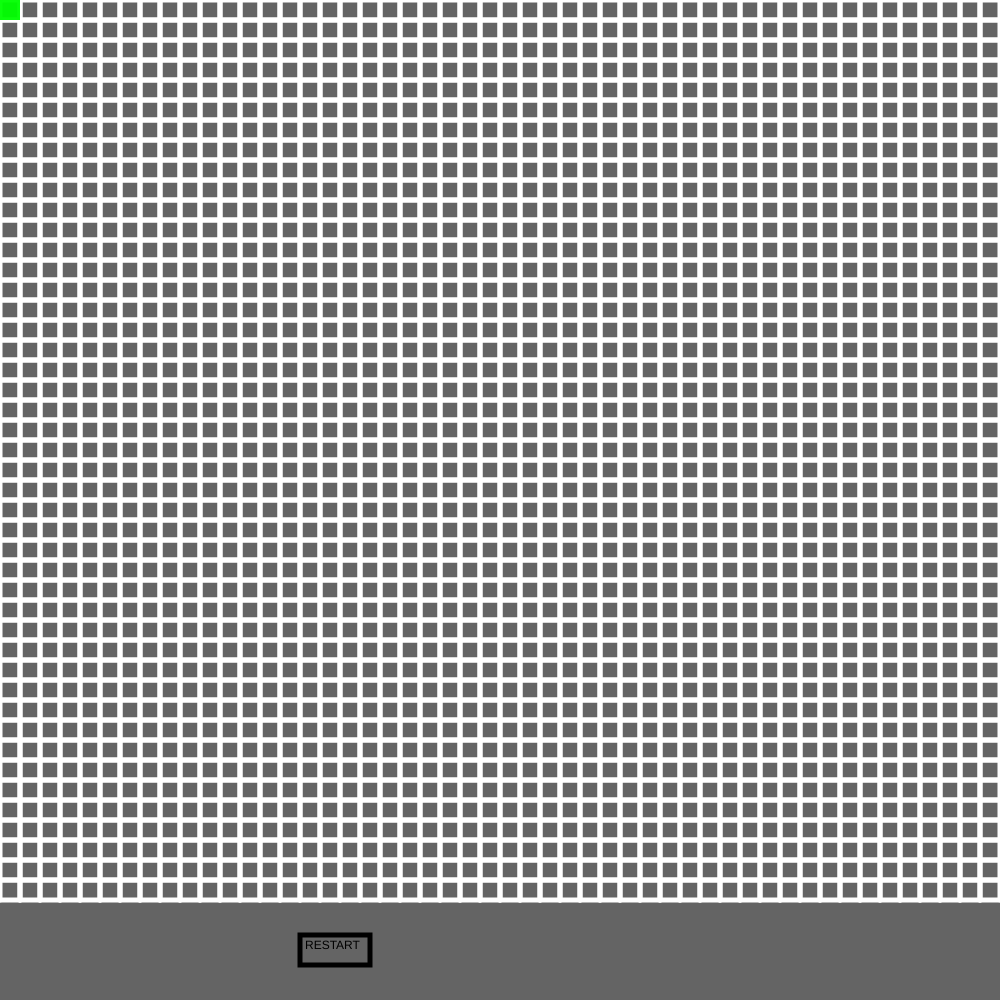
Frame 1 (no input)
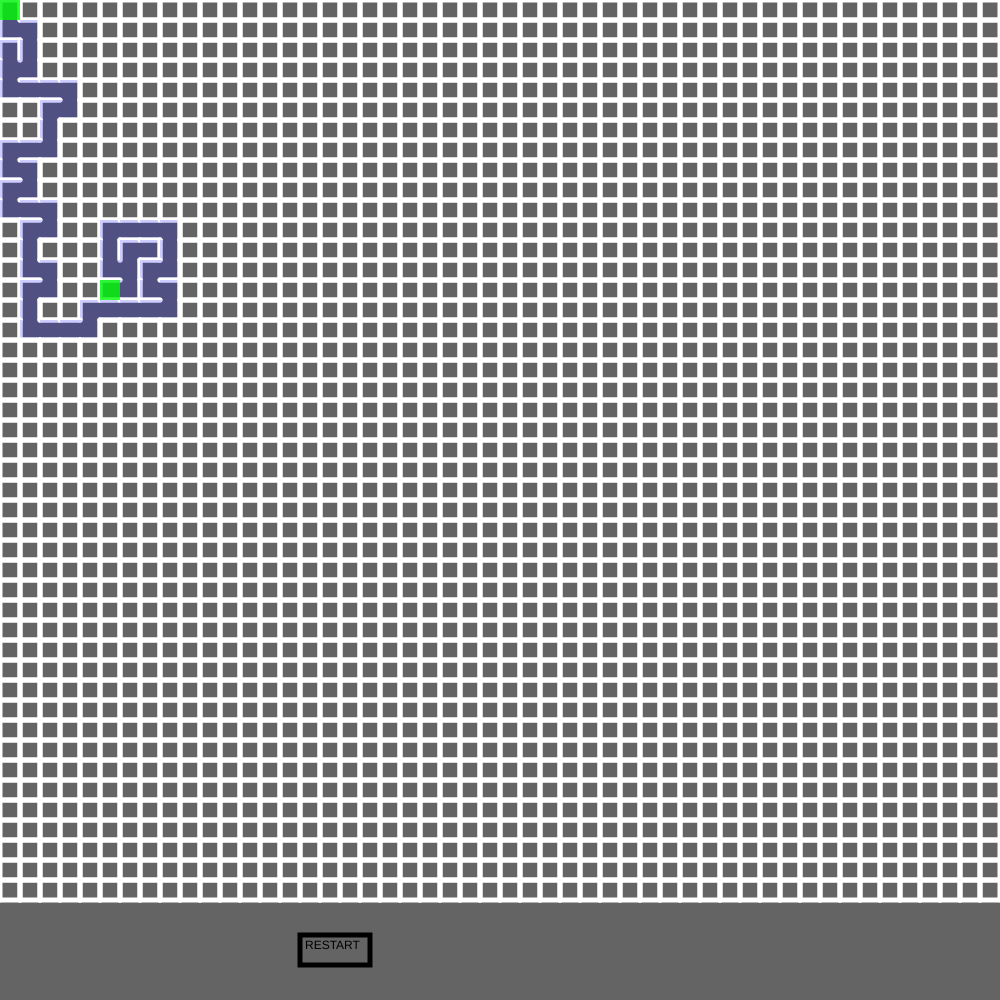
Frame 60 (no input)
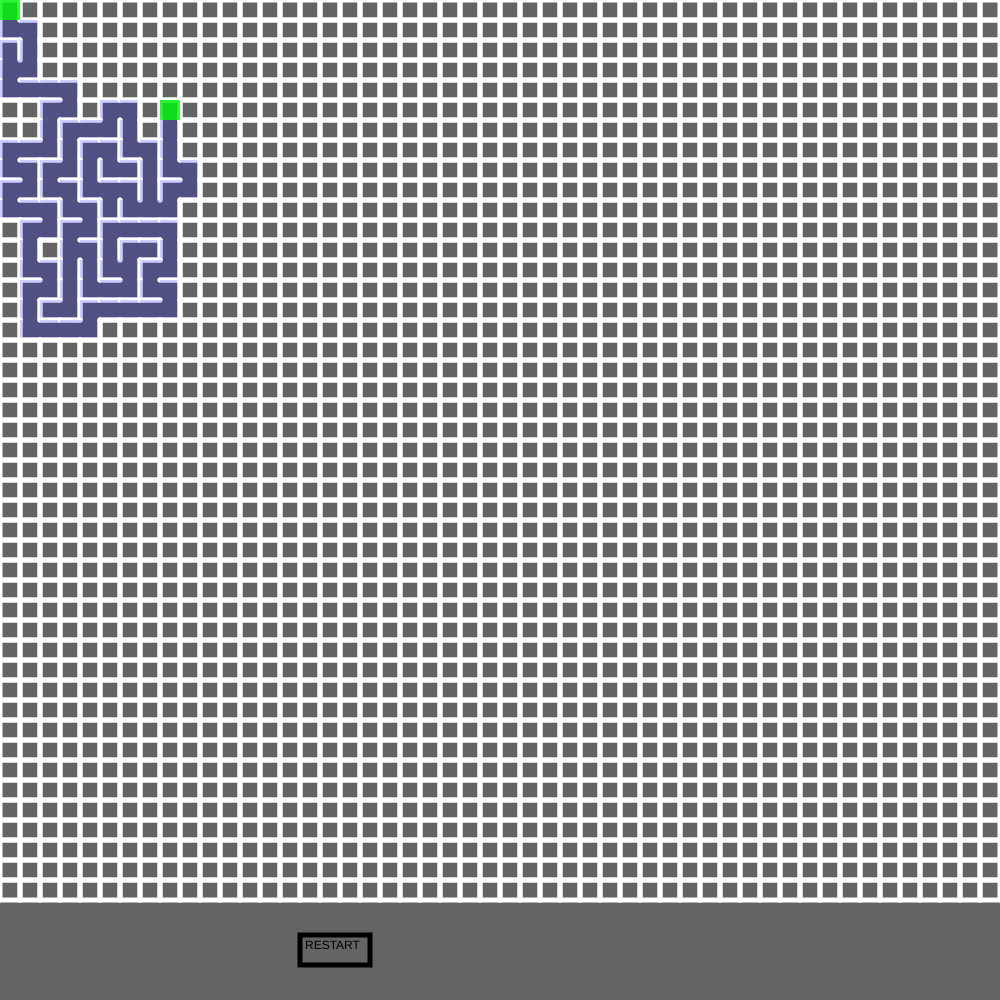
Frame 120 (the mouse pressed at the canvas centre since frame 60)

The p5.js sketch that drew these frames (run headless with seeded random() and noise() and a simulated clock; from frame 60 on, the mouse is pressed at the canvas centre):

// p5.js sketch
// ── sketch.js
var cols = 50; 
var rows = 45;
var w = 20;
var canvasW = 1000;
var canvasH = 1000;

var uiElements = [];
var gamemap;
var mapGraphic = null;
var pathfinder;




function Button(label, x, y, w, h, callback) {
    this.label = label;
    this.x = x;
    this.y = y;
    this.w = w;
    this.h = h;
    this.callback = callback;

    this.show = function() {
        stroke(0);
        strokeWeight(5);
        noFill();
        rect(this.x, this.y, this.w, this.h);
        fill(0);
        noStroke();
        text(this.label, this.x + 5, this.y + 5, this.w - 10, this.h - 10);
    }

    this.mouseClick = function(x, y) {
        if (this.callback != null &&
            x > this.x && x <= this.x + this.w &&
            y > this.y && y <= this.y + this.h) {
            this.callback(this);
        }
    }
}

function doGUI() {
    for (var i = 0; i < uiElements.length; i++) {
        uiElements[i].show();
    }
}

function restart(button) {
//    logTimings();
//    clearTimings();
    initaliseSearchExample(cols, rows);
//    pauseUnpause(true);
}

function mouseClicked() {
    for (var i = 0; i < uiElements.length; i++) {
        uiElements[i].mouseClick(mouseX, mouseY);
    }

}

function initaliseSearchExample(rows, cols) {
    mapGraphic = null;
    gamemap = new MapFactory(cols, rows);
    start = gamemap.grid[0];
    end = gamemap.grid[(cols * rows) - 1];
    gamemap.finished_map=false;
    pathfinder = new AStarPathFinder(gamemap, start, end, false);
}


////////////////////////////////////////////////////////////////////////////////////////////////////////////
function setup() {


   if (getURL().toLowerCase().indexOf("fullscreen") === -1) {
       createCanvas(canvasH, canvasW);
   } else {
       var sz = min(windowWidth, windowHeight);
       createCanvas(sz, sz);
   }

   console.log('A*');

   initaliseSearchExample(cols, rows);


   uiElements.push(new Button("RESTART", 300, 935, 70, 30, restart));

}

function searchStep() {

        var result = pathfinder.step();

        switch (result) {
            case -1:
                status = "No Solution";
                //logTimings();
                //pauseUnpause(true);
                break;
            case 1:
                status = "Goal Reached!";
                //logTimings();
                //pauseUnpause(true);
                break;
            case 0:
                status = "Still Searching"
                break;
        }
    
}

function draw() {

	background(100);
	doGUI();
	if (gamemap.finished_map){
		searchStep();
		text("Search status - " + status, 400, 950);
	}

	gamemap.drawmap();

    for (var i = 0; i < pathfinder.closedSet.length; i++) {
//        pathfinder.closedSet[i].show2(color(39, 245, 156, 50));
        pathfinder.closedSet[i].show2(color(255, 0, 156, 50));

        //pathfinder.closedSet[i].show2(color(0, 255, 255, 255));

    }

    var infoNode = null;

    for (var i = 0; i < pathfinder.openSet.length; i++) {
        var node = pathfinder.openSet[i];
 //       node.show2(color(39, 245, 156, 50));
        node.show2(color(0, 255, 0, 200));

        if (mouseX > node.x && mouseX < node.x + node.width &&
            mouseY > node.y && mouseY < node.y + node.height) {
            infoNode = node;
        }
    }

    fill(0);

    var path = calcPath(pathfinder.lastCheckedNode);
    drawPath(path);

}

function calcPath(endNode) {
//    startTime();
    // Find the path by working backwards
    path = [];
    var temp = endNode;
    path.push(temp);
    while (temp.previous) {
        path.push(temp.previous);
        temp = temp.previous;
    }
//    recordTime("Calc Path");
    return path
}


function drawPath(path) {
    // Drawing path as continuous line
    noFill();
    stroke(255, 0, 200);
    strokeWeight(gamemap.w / gamemap.cols / 2);
    beginShape();
    for (var i = 0; i < path.length; i++) {
 //       vertex(path[i].x + path[i].width / 2, path[i].y + path[i].height / 2);
        vertex(path[i].i * w + w / 2, path[i].j * w + w / 2);

    }
    endShape();
}
// ── MapFactory.js
function MapFactory()
{

	this.grid = [];
	this.stack = [];
	this.finished_map = false; 
	this.counter = 0;

	for (var j=0; j<rows; j++){
		for (var i=0; i<cols; i++){
			var cell = new Cell(i, j, this.grid);
			this.grid.push(cell);
   		}
   	}

   	this.current = this.grid[0];


   	this.drawmap = function(){

		for (var i=0; i<this.grid.length; i++){
			this.grid[i].show();
		}


		this.current.visited = true;
		this.current.highlight();

		// STEP 1
		var next = this.current.checkNeighbors();
    	if (next){
    		next.visited = true;

    		//STEP 2
    		this.stack.push(this.current);

    		//STEP 3
    		this.removeWalls(this.current, next);

    		//STEP 4
    		this.current = next;
    	} else if (this.stack.length > 0) {
    		this.current = this.stack.pop();
    	} else if (!this.current.i && !this.current.j  && !this.finished_map){
    		this.finished_map = true;
    		console.log('DONE building map!');
    	}

   	}

   	this.removeWalls = function(a, b){

		var x = a.i - b.i;
		if (x == 1){
			a.walls[3] = false;
			b.walls[1] = false;
		} else if (x == -1) {
			a.walls[1] = false;
			b.walls[3] = false;
		}

		var y = a.j - b.j;
		if (y == 1){
			a.walls[0] = false;
			b.walls[2] = false;
		} else if (y == -1){
			a.walls[2] = false;
			b.walls[0] = false;
		}
	}
}
// ── astarpathfinder.js
function AStarPathFinder(map, start, end, allowDiagonals) {
    this.map = map;
    this.lastCheckedNode = start;
    this.openSet = [];
    // openSet starts with beginning node only
    this.openSet.push(start);
    this.closedSet = [];
    this.start = start;
    this.end = end;
    this.allowDiagonals = allowDiagonals;

    //This function returns a measure of aesthetic preference for
    //use when ordering the openSet. It is used to prioritise
    //between equal standard heuristic scores. It can therefore
    //be anything you like without affecting the ability to find
    //a minimum cost path.

    this.visualDist = function(a, b) {
        return dist(a.i, a.j, b.i, b.j);
    }

    // An educated guess of how far it is between two points

    this.heuristic = function(a, b) {
        var d;
        if (allowDiagonals) {
            d = dist(a.i, a.j, b.i, b.j);
        } else {
            d = abs(a.i - b.i) + abs(a.j - b.j);
        }
        return d;
    }

    // Function to delete element from the array
    this.removeFromArray = function(arr, elt) {
        // Could use indexOf here instead to be more efficient
        for (var i = arr.length - 1; i >= 0; i--) {
            if (arr[i] == elt) {
                arr.splice(i, 1);
            }
        }
    }

    //Run one finding step.
    //returns 0 if search ongoing
    //returns 1 if goal reached
    //returns -1 if no solution
    this.step = function() {

        if (this.openSet.length > 0) {

            // Best next option
            var winner = 0;
            for (var i = 1; i < this.openSet.length; i++) {
                if (this.openSet[i].f < this.openSet[winner].f) {
                    winner = i;
                }
                //if we have a tie according to the standard heuristic
                if (this.openSet[i].f == this.openSet[winner].f) {
                    //Prefer to explore options with longer known paths (closer to goal)
                    if (this.openSet[i].g > this.openSet[winner].g) {
                        winner = i;
                    }
                    //if we're using Manhattan distances then also break ties
                    //of the known distance measure by using the visual heuristic.
                    //This ensures that the search concentrates on routes that look
                    //more direct. This makes no difference to the actual path distance
                    //but improves the look for things like games or more closely
                    //approximates the real shortest path if using grid sampled data for
                    //planning natural paths.
                    if (!this.allowDiagonals) {
                        if (this.openSet[i].g == this.openSet[winner].g &&
                            this.openSet[i].vh < this.openSet[winner].vh) {
                            winner = i;
                        }
                    }
                }
            }
            var current = this.openSet[winner];
            this.lastCheckedNode = current;

            // Did I finish?
            if (current === this.end) {
                console.log("DONE 2!");
                return 1;
            }

            // Best option moves from openSet to closedSet
            this.removeFromArray(this.openSet, current);
            this.closedSet.push(current);

            // Check all the neighbors
            var neighbors = current.getNeighbors();

            for (var i = 0; i < neighbors.length; i++) {
                var neighbor = neighbors[i];

                // Valid next spot?
                if (!this.closedSet.includes(neighbor)) {
                    // Is this a better path than before?
                    var tempG = current.g + this.heuristic(neighbor, current);

                    // Is this a better path than before?
                    if (!this.openSet.includes(neighbor)) {
                        this.openSet.push(neighbor);
                    } else if (tempG >= neighbor.g) {
                        // No, it's not a better path
                        continue;
                    }

                    neighbor.g = tempG;
                    neighbor.h = this.heuristic(neighbor, end);
                    if (!allowDiagonals) {
                        neighbor.vh = this.visualDist(neighbor, end);
                    }
                    neighbor.f = neighbor.g + neighbor.h;
                    neighbor.previous = current;
                }

            }
            return 0;
            // Uh oh, no solution
        } else {
            console.log('no solution');
            return -1;
        }
    }
}
// ── cell.js
function Cell(i,j,grid){
	this.i=i;
	this.j=j;
	this.grid = grid;


    // f, g, and h values for A*
    this.f = 0;
    this.g = 0;
    this.h = 0;
    this.vh = 0; //visual heuristic for prioritising path options

    // Neighbors
    this.neighbors = undefined;
//    this.neighboringWalls = undefined;

				//top,  right, bottom, left
	this.walls = [true, true, true, true];
	this.visited = false;

	this.checkNeighbors = function(){
		 var neighbors = [];

		 var top    = this.grid[index(i  , j-1)];
		 var right  = this.grid[index(i+1, j  )];
		 var bottom = this.grid[index(i  , j+1)];
		 var left   = this.grid[index(i-1, j  )];

		 if (top && !top.visited){
		 	neighbors.push(top);
		 }
		 if (right && !right.visited){
		 	neighbors.push(right);
		 }
		 if (bottom && !bottom.visited){
		 	neighbors.push(bottom);
		 }
		 if (left && !left.visited){
		 	neighbors.push(left);
		 }

		 if (neighbors.length > 0){
		 	var r = floor(random(0, neighbors.length));
		 	return neighbors[r];
		 } else {
		 	return undefined; 
		 }
	}

	this.getNeighbors = function() {
		if (!this.neighbors) {
            this.populateNeighbors();
        }
        return this.neighbors;
    }

    //populate neighbor move and neighbor wall arrays
    this.populateNeighbors = function() {
        this.neighbors = [];
 //       this.neighboringWalls = [];

        if (!this.walls[0]){
        	this.neighbors.push(this.grid[index(i  , j-1)]);
        }
        if (!this.walls[1]){
        	this.neighbors.push(this.grid[index(i+1, j  )]);
        }
        if (!this.walls[2]){
        	this.neighbors.push(this.grid[index(i  , j+1)]);
        }
        if (!this.walls[3]){
        	this.neighbors.push(this.grid[index(i-1, j  )]);
        }     
    }


	this.highlight = function(){
		var x = this.i*w;
		var y = this.j*w;
		noStroke();
		fill(0, 255, 0, 200);
		rect(x, y, w, w);
	}

	this.show = function(){
		var x = this.i*w;
		var y = this.j*w;
		stroke(255);

		if (this.walls[0]) //top
			line(x  , y  , x+w, y  );
		if (this.walls[1]) //right
			line(x+w, y  , x+w, y+w);
		if (this.walls[2]) //bottom
			line(x+w, y+w, x  , y+w);
		if (this.walls[3]) //left
			line(x  , y+w, x  , y  );

		if (this.visited){
			noStroke();
			fill(0, 0, 255, 50);
			rect(x, y, w, w);
		}
	}

	this.show2 = function(color){
		var x = this.i*w;
		var y = this.j*w;

		fill(color);
        noStroke();
        rect(x, y, w, w);
	}
}

function index(i, j){
	if (i<0 || j<0 || i>cols-1 || j>rows-1){
		return -1;
	}

	return i+j*cols;
}
